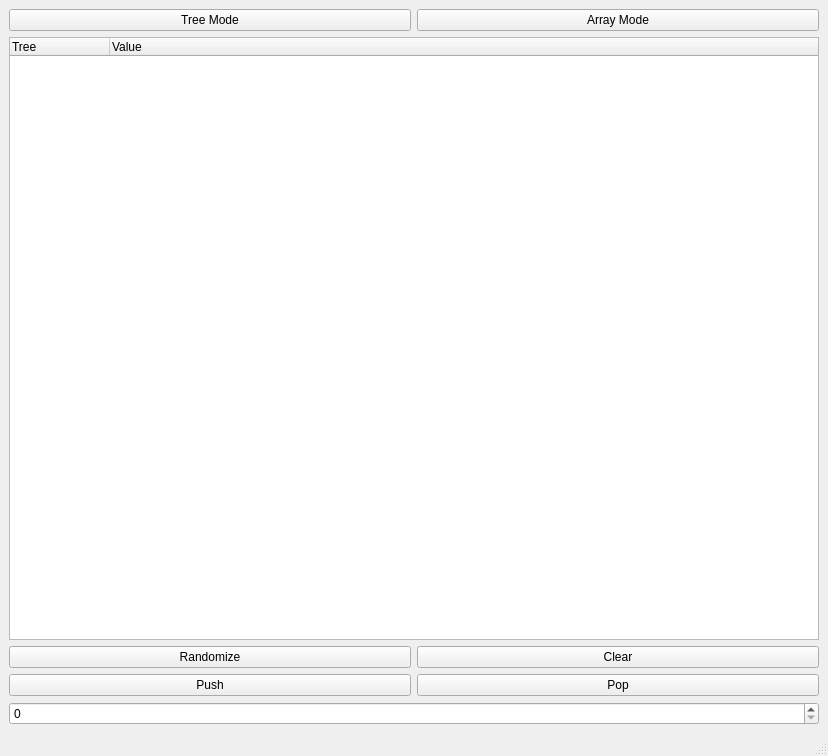
<?xml version="1.0" encoding="UTF-8"?>
<ui version="4.0">
 <class>MainWindow</class>
 <widget class="QMainWindow" name="MainWindow">
  <property name="geometry">
   <rect>
    <x>0</x>
    <y>0</y>
    <width>828</width>
    <height>756</height>
   </rect>
  </property>
  <property name="windowTitle">
   <string>MainWindow</string>
  </property>
  <widget class="QWidget" name="centralwidget">
   <layout class="QGridLayout" name="gridLayout">
    <item row="0" column="0">
     <widget class="QPushButton" name="treeBtn">
      <property name="text">
       <string>Tree Mode</string>
      </property>
     </widget>
    </item>
    <item row="9" column="0" colspan="2">
     <widget class="QSpinBox" name="elem">
      <property name="maximum">
       <number>999999999</number>
      </property>
     </widget>
    </item>
    <item row="5" column="0">
     <widget class="QPushButton" name="pushBtn">
      <property name="text">
       <string>Push</string>
      </property>
     </widget>
    </item>
    <item row="3" column="0" colspan="2">
     <widget class="QTreeWidget" name="tree">
      <column>
       <property name="text">
        <string>Tree</string>
       </property>
      </column>
      <column>
       <property name="text">
        <string>Value</string>
       </property>
      </column>
     </widget>
    </item>
    <item row="0" column="1">
     <widget class="QPushButton" name="arrBtn">
      <property name="text">
       <string>Array Mode</string>
      </property>
     </widget>
    </item>
    <item row="4" column="0">
     <widget class="QPushButton" name="randBtn">
      <property name="sizePolicy">
       <sizepolicy hsizetype="Minimum" vsizetype="Fixed">
        <horstretch>1</horstretch>
        <verstretch>0</verstretch>
       </sizepolicy>
      </property>
      <property name="text">
       <string>Randomize</string>
      </property>
     </widget>
    </item>
    <item row="5" column="1">
     <widget class="QPushButton" name="popBtn">
      <property name="text">
       <string>Pop</string>
      </property>
     </widget>
    </item>
    <item row="4" column="1">
     <widget class="QPushButton" name="clearBtn">
      <property name="sizePolicy">
       <sizepolicy hsizetype="Minimum" vsizetype="Fixed">
        <horstretch>1</horstretch>
        <verstretch>0</verstretch>
       </sizepolicy>
      </property>
      <property name="text">
       <string>Clear</string>
      </property>
     </widget>
    </item>
   </layout>
  </widget>
  <widget class="QMenuBar" name="menubar">
   <property name="geometry">
    <rect>
     <x>0</x>
     <y>0</y>
     <width>828</width>
     <height>22</height>
    </rect>
   </property>
  </widget>
  <widget class="QStatusBar" name="statusbar"/>
 </widget>
 <resources/>
 <connections/>
</ui>
